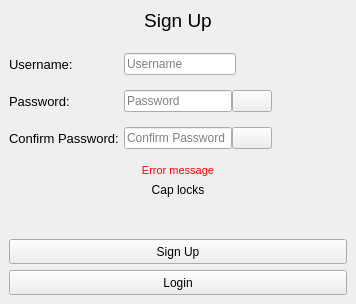
<?xml version="1.0" encoding="UTF-8"?>
<ui version="4.0">
 <class>SignUp</class>
 <widget class="QMainWindow" name="SignUp">
  <property name="geometry">
   <rect>
    <x>0</x>
    <y>0</y>
    <width>356</width>
    <height>304</height>
   </rect>
  </property>
  <property name="windowTitle">
   <string>Sign Up</string>
  </property>
  <widget class="QWidget" name="centralwidget">
   <layout class="QVBoxLayout" name="verticalLayout">
    <item>
     <widget class="QLabel" name="label">
      <property name="font">
       <font>
        <pointsize>14</pointsize>
       </font>
      </property>
      <property name="text">
       <string>Sign Up</string>
      </property>
      <property name="alignment">
       <set>Qt::AlignCenter</set>
      </property>
     </widget>
    </item>
    <item>
     <spacer name="verticalSpacer_2">
      <property name="orientation">
       <enum>Qt::Vertical</enum>
      </property>
      <property name="sizeType">
       <enum>QSizePolicy::Fixed</enum>
      </property>
      <property name="sizeHint" stdset="0">
       <size>
        <width>5</width>
        <height>15</height>
       </size>
      </property>
     </spacer>
    </item>
    <item>
     <layout class="QHBoxLayout" name="horizontalLayout_2">
      <property name="spacing">
       <number>0</number>
      </property>
      <property name="bottomMargin">
       <number>9</number>
      </property>
      <item>
       <widget class="QLabel" name="label_2">
        <property name="minimumSize">
         <size>
          <width>115</width>
          <height>0</height>
         </size>
        </property>
        <property name="font">
         <font>
          <pointsize>10</pointsize>
         </font>
        </property>
        <property name="text">
         <string>Username:</string>
        </property>
       </widget>
      </item>
      <item>
       <widget class="QLineEdit" name="username">
        <property name="toolTip">
         <string>&lt;html&gt;&lt;head/&gt;&lt;body&gt;&lt;p&gt;Username must start with a letter and contain only letters, numbers, or underscores.&lt;/p&gt;&lt;/body&gt;&lt;/html&gt;</string>
        </property>
        <property name="placeholderText">
         <string>Username</string>
        </property>
       </widget>
      </item>
      <item>
       <spacer name="horizontalSpacer_3">
        <property name="orientation">
         <enum>Qt::Horizontal</enum>
        </property>
        <property name="sizeHint" stdset="0">
         <size>
          <width>40</width>
          <height>20</height>
         </size>
        </property>
       </spacer>
      </item>
     </layout>
    </item>
    <item>
     <layout class="QHBoxLayout" name="horizontalLayout_3">
      <property name="spacing">
       <number>0</number>
      </property>
      <property name="bottomMargin">
       <number>9</number>
      </property>
      <item>
       <widget class="QLabel" name="label_3">
        <property name="minimumSize">
         <size>
          <width>115</width>
          <height>0</height>
         </size>
        </property>
        <property name="font">
         <font>
          <pointsize>10</pointsize>
         </font>
        </property>
        <property name="text">
         <string>Password:</string>
        </property>
       </widget>
      </item>
      <item>
       <widget class="QLineEdit" name="password">
        <property name="inputMethodHints">
         <set>Qt::ImhHiddenText|Qt::ImhNoAutoUppercase|Qt::ImhNoPredictiveText|Qt::ImhSensitiveData</set>
        </property>
        <property name="echoMode">
         <enum>QLineEdit::Password</enum>
        </property>
        <property name="placeholderText">
         <string>Password</string>
        </property>
        <property name="clearButtonEnabled">
         <bool>false</bool>
        </property>
       </widget>
      </item>
      <item>
       <widget class="QPushButton" name="view_password_btn">
        <property name="focusPolicy">
         <enum>Qt::TabFocus</enum>
        </property>
        <property name="toolTip">
         <string>View Password</string>
        </property>
        <property name="text">
         <string/>
        </property>
        <property name="icon">
         <iconset>
          <normaloff>../icons/hidden_eye_icon.svg</normaloff>../icons/hidden_eye_icon.svg</iconset>
        </property>
        <property name="autoDefault">
         <bool>true</bool>
        </property>
       </widget>
      </item>
      <item>
       <spacer name="horizontalSpacer_4">
        <property name="orientation">
         <enum>Qt::Horizontal</enum>
        </property>
        <property name="sizeHint" stdset="0">
         <size>
          <width>40</width>
          <height>20</height>
         </size>
        </property>
       </spacer>
      </item>
     </layout>
    </item>
    <item>
     <layout class="QHBoxLayout" name="horizontalLayout_4">
      <property name="spacing">
       <number>0</number>
      </property>
      <property name="bottomMargin">
       <number>9</number>
      </property>
      <item>
       <widget class="QLabel" name="label_4">
        <property name="minimumSize">
         <size>
          <width>115</width>
          <height>0</height>
         </size>
        </property>
        <property name="font">
         <font>
          <pointsize>10</pointsize>
         </font>
        </property>
        <property name="text">
         <string>Confirm Password:</string>
        </property>
       </widget>
      </item>
      <item>
       <widget class="QLineEdit" name="confirm_password">
        <property name="inputMethodHints">
         <set>Qt::ImhHiddenText|Qt::ImhNoAutoUppercase|Qt::ImhNoPredictiveText|Qt::ImhSensitiveData</set>
        </property>
        <property name="echoMode">
         <enum>QLineEdit::Password</enum>
        </property>
        <property name="placeholderText">
         <string>Confirm Password</string>
        </property>
        <property name="clearButtonEnabled">
         <bool>false</bool>
        </property>
       </widget>
      </item>
      <item>
       <widget class="QPushButton" name="view_password_btn_2">
        <property name="focusPolicy">
         <enum>Qt::TabFocus</enum>
        </property>
        <property name="toolTip">
         <string>View Password</string>
        </property>
        <property name="text">
         <string/>
        </property>
        <property name="icon">
         <iconset>
          <normaloff>../icons/hidden_eye_icon.svg</normaloff>../icons/hidden_eye_icon.svg</iconset>
        </property>
        <property name="autoDefault">
         <bool>true</bool>
        </property>
       </widget>
      </item>
      <item>
       <spacer name="horizontalSpacer_5">
        <property name="orientation">
         <enum>Qt::Horizontal</enum>
        </property>
        <property name="sizeHint" stdset="0">
         <size>
          <width>40</width>
          <height>20</height>
         </size>
        </property>
       </spacer>
      </item>
     </layout>
    </item>
    <item>
     <widget class="QLabel" name="error_message">
      <property name="font">
       <font>
        <pointsize>8</pointsize>
       </font>
      </property>
      <property name="styleSheet">
       <string notr="true">color: red;</string>
      </property>
      <property name="text">
       <string>Error message</string>
      </property>
      <property name="alignment">
       <set>Qt::AlignCenter</set>
      </property>
      <property name="margin">
       <number>0</number>
      </property>
     </widget>
    </item>
    <item>
     <widget class="QLabel" name="caps_lock">
      <property name="text">
       <string>Cap locks</string>
      </property>
      <property name="alignment">
       <set>Qt::AlignCenter</set>
      </property>
     </widget>
    </item>
    <item>
     <spacer name="verticalSpacer">
      <property name="orientation">
       <enum>Qt::Vertical</enum>
      </property>
      <property name="sizeHint" stdset="0">
       <size>
        <width>20</width>
        <height>74</height>
       </size>
      </property>
     </spacer>
    </item>
    <item>
     <widget class="QPushButton" name="sign_up_btn">
      <property name="minimumSize">
       <size>
        <width>0</width>
        <height>25</height>
       </size>
      </property>
      <property name="text">
       <string>Sign Up</string>
      </property>
      <property name="autoDefault">
       <bool>true</bool>
      </property>
      <property name="groupName" stdset="0">
       <string>top_login</string>
      </property>
     </widget>
    </item>
    <item>
     <widget class="QPushButton" name="login_btn">
      <property name="minimumSize">
       <size>
        <width>0</width>
        <height>25</height>
       </size>
      </property>
      <property name="text">
       <string>Login</string>
      </property>
      <property name="autoDefault">
       <bool>true</bool>
      </property>
      <property name="groupName" stdset="0">
       <string>bottom_login</string>
      </property>
     </widget>
    </item>
   </layout>
  </widget>
 </widget>
 <tabstops>
  <tabstop>username</tabstop>
  <tabstop>password</tabstop>
  <tabstop>confirm_password</tabstop>
  <tabstop>sign_up_btn</tabstop>
  <tabstop>login_btn</tabstop>
 </tabstops>
 <resources/>
 <connections>
  <connection>
   <sender>username</sender>
   <signal>returnPressed()</signal>
   <receiver>password</receiver>
   <slot>setFocus()</slot>
   <hints>
    <hint type="sourcelabel">
     <x>196</x>
     <y>70</y>
    </hint>
    <hint type="destinationlabel">
     <x>196</x>
     <y>110</y>
    </hint>
   </hints>
  </connection>
  <connection>
   <sender>password</sender>
   <signal>returnPressed()</signal>
   <receiver>confirm_password</receiver>
   <slot>setFocus()</slot>
   <hints>
    <hint type="sourcelabel">
     <x>172</x>
     <y>119</y>
    </hint>
    <hint type="destinationlabel">
     <x>174</x>
     <y>149</y>
    </hint>
   </hints>
  </connection>
  <connection>
   <sender>confirm_password</sender>
   <signal>returnPressed()</signal>
   <receiver>sign_up_btn</receiver>
   <slot>click()</slot>
   <hints>
    <hint type="sourcelabel">
     <x>229</x>
     <y>159</y>
    </hint>
    <hint type="destinationlabel">
     <x>230</x>
     <y>211</y>
    </hint>
   </hints>
  </connection>
 </connections>
</ui>
